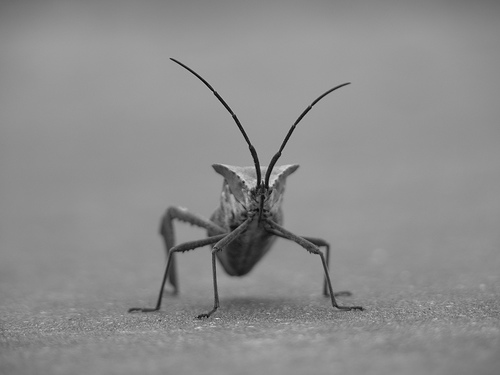
#> input picture stinkbug.png, 500 x 375 px
$ jupyter execute 05.image-tutorial.ipynb   (shell and % lines are left out)
#> lines starting #> are read from the running program, lines starting #| are printed output that depends on the picture
# 图像基础

导入相应的包：

[cell 1]
import matplotlib.pyplot as plt
import matplotlib.image as mpimg
import numpy as np

## 导入图像

我们首先导入上面的图像，注意 `matplotlib` 默认只支持 `PNG` 格式的图像，我们可以使用 `mpimg.imread` 方法读入这幅图像：

[cell 2]
img = mpimg.imread('stinkbug.png')
#> img is the input picture: shape (375, 500, 3) float32; min 0, max 0.851, mean 0.551

[cell 3]
img.shape
#> Out = (375, 500, 3)

这是一个 `375 x 500 x 3` 的 `RGB` 图像，并且每个像素使用 uint8 分别表示 `RGB` 三个通道的值。不过在处理的时候，`matplotlib` 将它们的值归一化到 `0.0~1.0` 之间：

[cell 4]
img.dtype

## 显示图像

使用 `plt.imshow()` 可以显示图像：

[cell 5]
imgplot = plt.imshow(img)

## 伪彩色图像

从单通道模拟彩色图像：

[cell 6]
lum_img = img[:,:,0]
imgplot = plt.imshow(lum_img)

## 改变 colormap

[cell 7]
imgplot = plt.imshow(lum_img)
imgplot.set_cmap('hot')

[cell 8]
imgplot = plt.imshow(lum_img)
imgplot.set_cmap('nipy_spectral')

显示色度条：

[cell 9]
imgplot = plt.imshow(lum_img)
imgplot.set_cmap('nipy_spectral')
plt.colorbar()
plt.show()
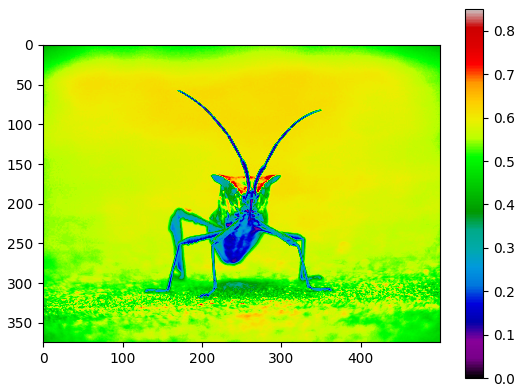
#> figure drawn by matplotlib, 2 panels

## 限制显示范围

先查看直方图：

[cell 10]
plt.hist(lum_img.flatten(), 256, range=(0.0,1.0), fc='k', ec='k')
plt.show()
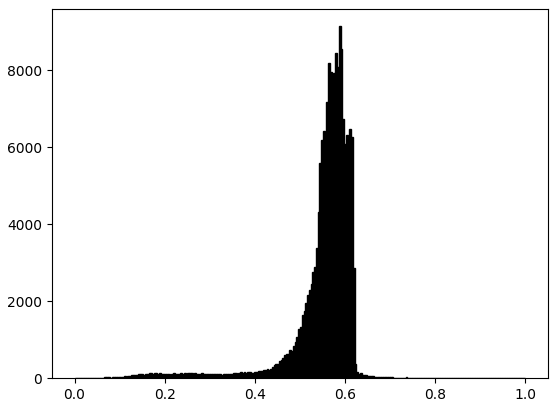
#> figure drawn by matplotlib, 1 panel; tallest bar 9148 high, from x = 0.586 to 0.59

将显示范围设为 `0.0-0.7`：

[cell 11]
imgplot = plt.imshow(lum_img)
imgplot.set_clim(0.0,0.7)

## resize 操作

[cell 12]
from PIL import Image
img = Image.open('stinkbug.png')
#> img: PIL image 500x375 RGB
rsize = img.resize((img.size[0],img.size[1]))
rsizeArr = np.asarray(rsize)
imgplot = plt.imshow(rsizeArr)
